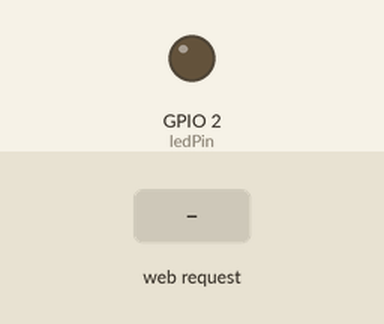
Simulated run of this sketch. Board: ESP8266 (NodeMCU). Parts: output pins drawn as LEDs (lit = HIGH). Inputs (shaded band) come from the test bench. WiFi joins after 1.5 s; servers stay silent unless stated; storage starts empty; what the sketch prints to the serial monitor is not drawn.

Above: at 3.2 s.
3.3 s: HTTP request GET /on received
At 3.9 s:
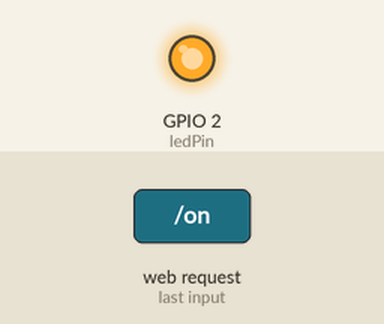
4.8 s: HTTP request GET /off received
At 5.1 s:
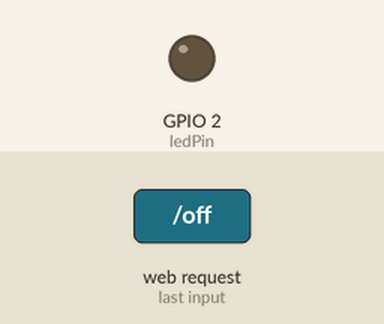
Timing chart, 0 to 7.8 s (numbered marks = the images above; inputs shaded):
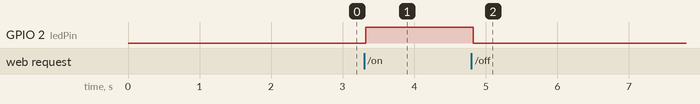

The sketch:

HTTP_Async_server.ino
```cpp
#include <ESP8266WiFi.h>
#include <WiFiClient.h>
#include <ESP8266WebServer.h>
#include <ESP8266mDNS.h>
#include <FS.h>
#include <ArduinoJson.h>
#include <ESPAsyncWebServer.h>
#include <FS.h>

// Вставьте ниже SSID и пароль для своей WiFi-сети:
String ssid = "REPLACE_WITH_YOUR_SSID";
String password = "REPLACE_WITH_YOUR_PASSWORD";

// Задаем GPIO-контакт, к которому подключен светодиод:
const int ledPin = 2;

// Создаем экземпляр класса «AsyncWebServer»
// под названием «server» и задаем ему номер порта «80»:
AsyncWebServer server(80);

// Меняем заглушку на текущее состояние светодиода:
String processor(const String& var){
  // Создаем переменную для хранения состояния светодиода:
  String ledState;

  Serial.println(var);
  if(var == "STATE"){
    if(digitalRead(ledPin)){
      ledState = "ON";
    }
    else{
      ledState = "OFF";
    }
    Serial.print(ledState);
    return ledState;
  }
  return String();
}

void setup(){
  // Включаем последовательную коммуникацию (для отладки):
  Serial.begin(115200);
  pinMode(ledPin, OUTPUT);

  // Инициализируем SPIFFS:
  if(!SPIFFS.begin()){
    Serial.println("An Error has occurred while mounting SPIFFS");
               //  "При монтировании SPIFFS произошла ошибка"
    return;
  }

  // Подключаемся к WiFi:
  WiFi.begin(ssid, password);
  while (WiFi.status() != WL_CONNECTED) {
    delay(1000);
    Serial.println("Connecting to WiFi..");
               //  "Подключаемся к WiFi..."
  }

  // Печатаем в мониторе порта локальный IP-адрес ESP32:
  Serial.println(WiFi.localIP());

  // URL для корневой страницы веб-сервера:
  server.on("/", HTTP_GET, [](AsyncWebServerRequest *request){
    request->send(SPIFFS, "/index.html", String(), false, processor);
  });

  // URL для файла «style.css»:
  server.on("/style.css", HTTP_GET, [](AsyncWebServerRequest *request){
    request->send(SPIFFS, "/style.css", "text/css");
  });

  // URL для переключения GPIO-контакта на «HIGH»:
  server.on("/on", HTTP_GET, [](AsyncWebServerRequest *request){
    digitalWrite(ledPin, HIGH);
    request->send(SPIFFS, "/index.html", String(), false, processor);
  });

  // URL для переключения GPIO-контакта на «LOW»:
  server.on("/off", HTTP_GET, [](AsyncWebServerRequest *request){
    digitalWrite(ledPin, LOW);
    request->send(SPIFFS, "/index.html", String(), false, processor);
  });

  // Запускаем сервер:
  server.begin();
}

void loop(){

}
```

Measured:
- after the input at 3.3 s, GPIO 2 (ledPin): LOW → HIGH at once
- after the input at 4.8 s, GPIO 2 (ledPin): HIGH → LOW at once
